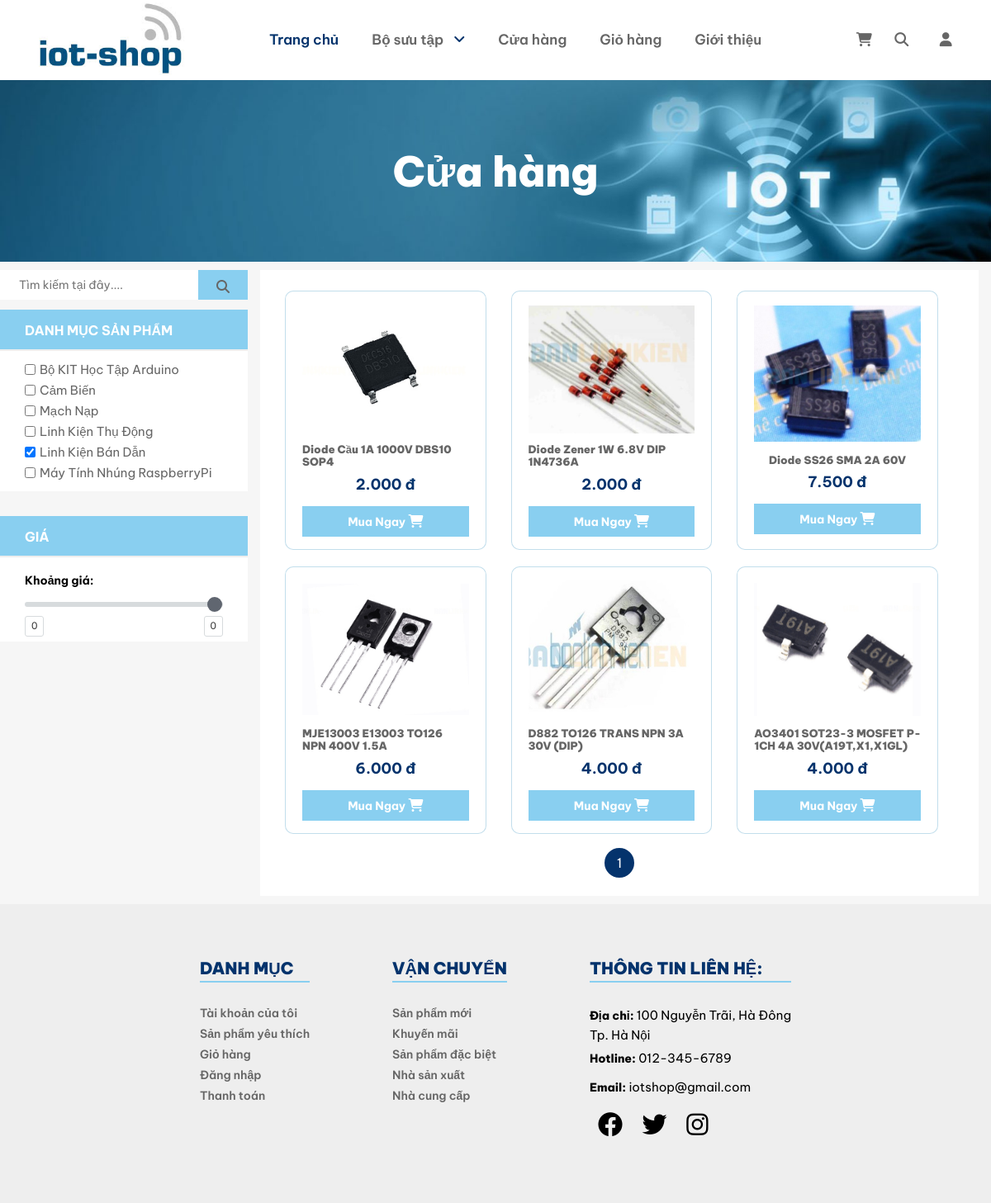
The page /index.php?quanly=cuahang&id_category=5 on the database its author committed.
### tables this page shows
CREATE TABLE `category` (
  `id_category` int(11) NOT NULL,
  `name_category` varchar(50) NOT NULL,
  `img_category` varchar(250) NOT NULL,
  `order` int(2) NOT NULL,
  `parent_id` int(11) NOT NULL
);

CREATE TABLE `detailproduct` (
  `id_detailProduct` int(11) NOT NULL,
  `inventory` int(11) NOT NULL,
  `sold` int(11) NOT NULL,
  `detail_size` varchar(10) NOT NULL,
  `detail_price` int(11) NOT NULL,
  `id_product` int(11) NOT NULL
);

CREATE TABLE `product` (
  `id_product` int(11) NOT NULL,
  `title_product` varchar(50) NOT NULL,
  `img_product` varchar(150) NOT NULL,
  `subTitle_product` varchar(250) NOT NULL,
  `des_product` text NOT NULL,
  `hot_product` tinyint(1) NOT NULL,
  `id_category` int(11) DEFAULT NULL
);

### model/db.classes.php (called while the page is built, shortened)
<?php
class DB {
    private $servername = "localhost";
    private $username = "root";
    private $password = '';
    private $dbname = "iot";
    protected function connect () {
        try {
            $conn = new PDO('mysql:host='.$this->servername.';dbname='.$this->dbname, $this->username, $this->password);
            $conn->setAttribute(PDO::ATTR_ERRMODE, PDO::ERRMODE_EXCEPTION);
            return $conn;
        }catch(PDOException $e) {
            echo "Connection failed: " . $e->getMessage();
        }
    }
}
?>

### model/category.classes.php (called while the page is built, shortened)
<?php
class Category extends DB {
    public function getCategorys() {
        $sql = "Select * from category ORDER BY parent_id";
        $stmt = $this->connect()->query($sql);
        return $stmt->fetchAll();
    }
    public function getParentCategory() {
        $sql = "Select * from category WHERE parent_id = 0";
        $stmt = $this->connect()->query($sql);
        return $stmt->fetchAll();
    }
    public function getArrChildCategoryByID($id_parent) {
        $sql = "Select * from category WHERE parent_id = $id_parent";
        $stmt = $this->connect()->query($sql);
        $arr_fetch = $stmt->fetchAll();
        $result = [];
        return $result;
    }
}
?>

### model/product.classes.php (called while the page is built, shortened)
<?php
class Product extends DB {
    public function getProductsByCategory($listIDCategory,$limit,$name) {
        $condition = "HAVING ";
        if(count($listIDCategory) > 1 ) {
            for($i = 0; $i < count($listIDCategory) ; $i++) {
                if($i == 0) {
                    $condition .= "id_category = $listIDCategory[$i] ";
                }else {
                    $condition .= "OR id_category = $listIDCategory[$i] ";
                }
            }
        }else if(count($listIDCategory) == 1) {
            $condition .= "id_category = $listIDCategory[0] ";
        }else {
            $condition .= "1";
        }
        $condition .=" AND title_product LIKE '%$name%'";
        $condition .= " LIMIT $limit";
        $sql = "Select * from product INNER JOIN detailproduct ON product.id_product = detailproduct.id_product GROUP BY product.id_product $condition";
        $stmt = $this->connect()->query($sql);
        return $stmt->fetchAll();
    }
    public function getCountProductsByCategory($listIDCategory,$name) {
        $condition = "WHERE ";
        if(count($listIDCategory) > 1 ) {
            for($i = 0; $i < count($listIDCategory) ; $i++) {
                if($i == 0) {
                    $condition .= "id_category = $listIDCategory[$i] ";
                }else {
                    $condition .= "OR id_category = $listIDCategory[$i] ";
                }
            }
        }else if(count($listIDCategory) == 1) {
            $condition .= "id_category = $listIDCategory[0] ";
        }else {
            $condition .= "1";
        }
        $condition .=" AND title_product LIKE '%$name%'";
        $sql = "Select * from product $condition";
        $stmt = $this->connect()->query($sql);
        return $stmt->rowCount();
    }
}
?>

### view/shop.php (the view, shortened to what this page needs)
<?php
include_once('./model/product.classes.php');
include_once('./model/category.classes.php');
$Product = new Product();
$Category = new Category();
$arrayIdCategory = [];
$searchName = "";
if ($_GET['quanly'] == 'cuahang') {
  if (isset($_GET['id_category'])) {
    $id_category = $_GET['id_category'];
    $arrayIdCategory = $Category->getArrChildCategoryByID($id_category);
    array_push($arrayIdCategory, $id_category);
  } else {
    $id_category = 0;
  }
}
?>
<div class="banner">
  <h3 class="title">Cửa hàng</h3>
</div>
<div class="container-shop">
  <form action="#" method="post" class="container-shop-left">
    <form class="container-item">
      <div class="container-search">
        <input
          type="text"
          name="search"
          id="search-product-homepage"
          placeholder="Tìm kiếm tại đây...."
          onchange="fetchAjaxHomePage()"
          value="<?php echo $searchName ? $searchName : '' ?>" />
        <button type="submit">
          <i class="fa-solid fa-magnifying-glass"></i>
        </button>
      </div>
      <div class="container-item">
        <div class="container-categories">
          <div class="title-shop-left">Danh mục sản phẩm</div>
          <ul class="categories">
            <?php
            $listParentCategory = $Category->getCategorys();
            foreach ($listParentCategory as $row_parent_category) {
            ?>
              <li class="categorie">
                <input
                  type="checkbox"
                  name="category"
                  class="categoryCheckbox"
                  value="<?php echo $row_parent_category['id_category'] ?>"
                  <?php echo $row_parent_category['id_category'] == $id_category ? 'checked' : '' ?>
                  onchange="fetchAjaxHomePage()">
                <label for="category" class="link-categorie"><?php echo $row_parent_category['name_category'] ?></label>
              </li>
            <?php } ?>
          </ul>
        </div>
      </div>
      <div class="container-item">
        <div class="container-filter">
          <div class="title-shop-left">Giá</div>
          <div class="price-amount">
            <h5>Khoảng giá: </h5>
            <div class="section-item fillter">
              <input class="range" type="range" name="range" min="0" max="10000000" value="1000000000" step="10000"
                onmousemove="rangevalue1.value=nf.format(value)"
                onchange="fetchAjaxHomePage()" />
              <div class="price-fillter">
                <output id="rangevalue">0</output>
                <output id="rangevalue1">0</output>
              </div>
            </div>
          </div>
        </div>
      </div>
    </form>
    <div class="shop-right">
      <div class="product-list-shop" id="result">
        <?php
        $productPerPage = 9;
        $countProducts = $Product->getCountProductsByCategory($arrayIdCategory, $searchName);
        $countPage = ceil($countProducts / $productPerPage);
        $productList = $Product->getProductsByCategory($arrayIdCategory, $productPerPage, $searchName);
        foreach ($productList as $item) {
        ?>
          <a href="index.php?quanly=chitiet&id=<?php echo $item['id_product'] ?>" class="product-item">
            <div class="product-img">
              <img src="<?php echo $item['img_product'] ?>" alt="">
            </div>
            <div class="product-info">
              <p class="product-name"><?php echo $item['title_product'] ?></p>
              <p class="product-price"><?php echo number_format($item['detail_price'], 0, '', '.') ?> đ</p>
              <button class="btn-addtocart">
                Mua Ngay
                <i class="fa-solid fa-cart-shopping"></i>
              </button>
            </div>
          </a>
        <?php
        }
        ?>
      </div>
      <div class="pagination">
        <?php
        $i = 1;
        while ($i <= $countPage) {
        ?>
          <div class="item">
            <label for="input-<?php echo $i ?>" class="button button-<?php echo $i ?>"> <?php echo $i ?></label>
          </div>
        <?php
          $i++;
        }
        ?>
      </div>
    </div>
  </form>
</div>

### assets/css/global.css (style rules this page uses)
* { font-family: 'Be Vietnam Pro', sans-serif; margin: 0; padding: 0; box-sizing: border-box; font-size: 10px; }
html { font-size: 10px; }
a { text-decoration: none; }
ul,li { list-style: none; }
img { object-fit: cover; }
:root { --primary-color: #04336C; --primary-admin: #2a2185; --secondary-color: #89CFF0; --third-color: #FFFFFF; --text-color: #666666; --hover: #04336C; --box-shadow: rgba(53, 146, 191, 0.7) 0px 10px 15px; --bg-footer: #eee; --bg-main:#F6F6F6; --header-height: 97px; }

### assets/css/components/header.css (style rules this page uses)
.fa-cart-shopping { position: relative; }

### assets/css/shop.css (style rules this page uses)
body { background-color: var(--bg-main); }
.banner { position: relative; background: rgba(0, 0, 0, 0) url(../images/iot-banner.jpg) no-repeat scroll center center/cover; padding-top: 220px; }
.banner .title { position: absolute; top: 50%; left: 50%; transform: translate(-50%, -50%); font-size: 5rem; font-weight: 900; line-height: 33px; color: white; }
.container-shop { display: flex; max-width: 1200px; margin: 0 auto; }
.shop-right { flex: 1; display: flex; flex-wrap: wrap; background-color: var(--third-color); padding: 15px; margin: 10px 15px; align-items: center; }
.product-list-shop { width: 100%; display: flex; flex-wrap: wrap; }
.product-item { display: flex; flex-direction: column; width: 29%; border: 1px solid rgba(53, 146, 191, 0.3); border-radius: 10px; padding: 15px 20px; margin: 10px 15px; background-color: white; transition: all linear 0.3s; }
.product-img { width: 100%; height: 60%; }
.product-img img { width: 100%; height: 100%; object-fit: contain; }
.product-info { display: flex; flex: 1; flex-direction: column; justify-content: center; align-items: center; margin-top: 10px; }
.product-item img { flex-shrink: 0; width: 100%; max-height: 230px; overflow-y: hidden; }
.product-name { color: var(--text-color); font-size: 1.3rem; font-weight: 900; margin-bottom: 10px; }
.product-price { font-size: 1.8rem; font-weight: 700; color: var(--primary-color); }
.product-item .btn-addtocart { width: 100%; padding: 10px 0; margin-top: 15px; background-color: var(--secondary-color); color: var(--third-color); font-size: 1.4rem; font-weight: 700; border: none; transition: all linear 0.3s; cursor: pointer; }
.pagination { margin: 0 auto; }
.container-shop-left { display: flex; width: 25%; flex-direction: column; margin-top: 10px; }
.container-item { background-color: var(--third-color); }
.container-item:not(:last-child) { margin-bottom: 3rem; }
.container-search { display: flex; align-items: center; margin-bottom: 12px; }
form input[type="text"] { width: 80%; font-size: 1.4rem; padding: 10px 23px; border: none; outline: none; color: var(--text-color); }
form button[type="submit"] { flex: 1; font-size: 2rem; height: 100%; border: none; outline: none; cursor: pointer; font-weight: 800; color: var(--text-color); background: var(--secondary-color); }
.container-categories { display: flex; flex-direction: column; background-color: var(--third-color); }
.title-shop-left { border-bottom: 2px solid #eee; color: var(--third-color); background: var(--secondary-color); font-size: 16px; font-weight: 700; height: 50px; line-height: 50px; margin-bottom: 0; padding: 0 30px; text-transform: uppercase; }
.categories { padding: 10px 30px; }
.categorie { font-size: 2rem; display: flex; align-items: center; }
.categorie .link-categorie { color: var(--text-color); display: inline-block; font-size: 1.5rem; line-height: 25px; text-transform: capitalize; cursor: pointer; transition: all 0.3s ease 0s; margin-left: 5px; }
.container-filter { display: flex; flex-direction: column; }
.price-amount { padding: 20px 30px 0; display: flex; flex-direction: column; justify-content: space-around; }
.price-amount h5, .price-amount span { font-size: 1.4rem; }
.range { width: 100%; -webkit-appearance: none; vertical-align: middle; outline: none; border: none; padding: 0; background: none; }
output { border: 1px solid #d7dbdd; color: #333; font-family: "Lato", sans-serif; font-size: 12px; margin: 6px 0; padding: 0.4em 0.6em; border-radius: 3px; }
.price-fillter { display: flex; justify-content: space-between; }
.fillter { margin: 10px 0 0 0; }

### rows shown on the page
category: name_category "Bộ KIT Học Tập Arduino"
category: name_category "Cảm Biến"
category: name_category "Mạch Nạp"
category: name_category "Linh Kiện Thụ Động"
category: id_category "☑", name_category "Linh Kiện Bán Dẫn"
category: name_category "Máy Tính Nhúng RaspberryPi"
detailproduct: id_product.img_product (picture), id_product.title_product "Diode Cầu 1A 1000V DBS10 SOP4", detail_price "2.000"
detailproduct: id_product.img_product (picture), id_product.title_product "Diode Zener 1W 6.8V DIP 1N4736A", detail_price "2.000"
detailproduct: id_product.img_product (picture), id_product.title_product "Diode SS26 SMA 2A 60V", detail_price "7.500"
detailproduct: id_product.img_product (picture), id_product.title_product "MJE13003 E13003 TO126 NPN 400V 1.5A", detail_price "6.000"
detailproduct: id_product.img_product (picture), id_product.title_product "D882 TO126 TRANS NPN 3A 30V (DIP)", detail_price "4.000"
detailproduct: id_product.img_product (picture), id_product.title_product "AO3401 SOT23-3 MOSFET P-1CH 4A 30V(A19T,X1,X1GL)", detail_price "4.000"
